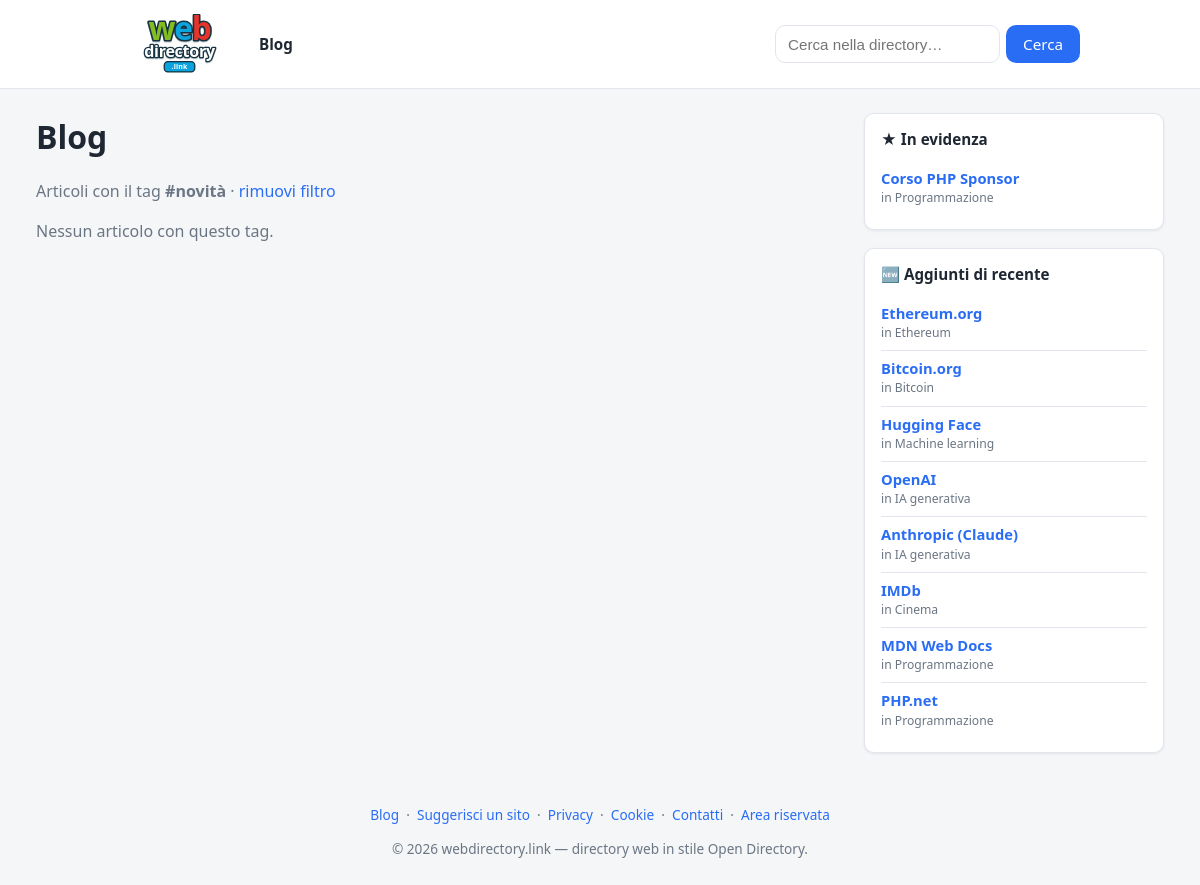
The page /blog?tag=novità on the database as committed earlier.
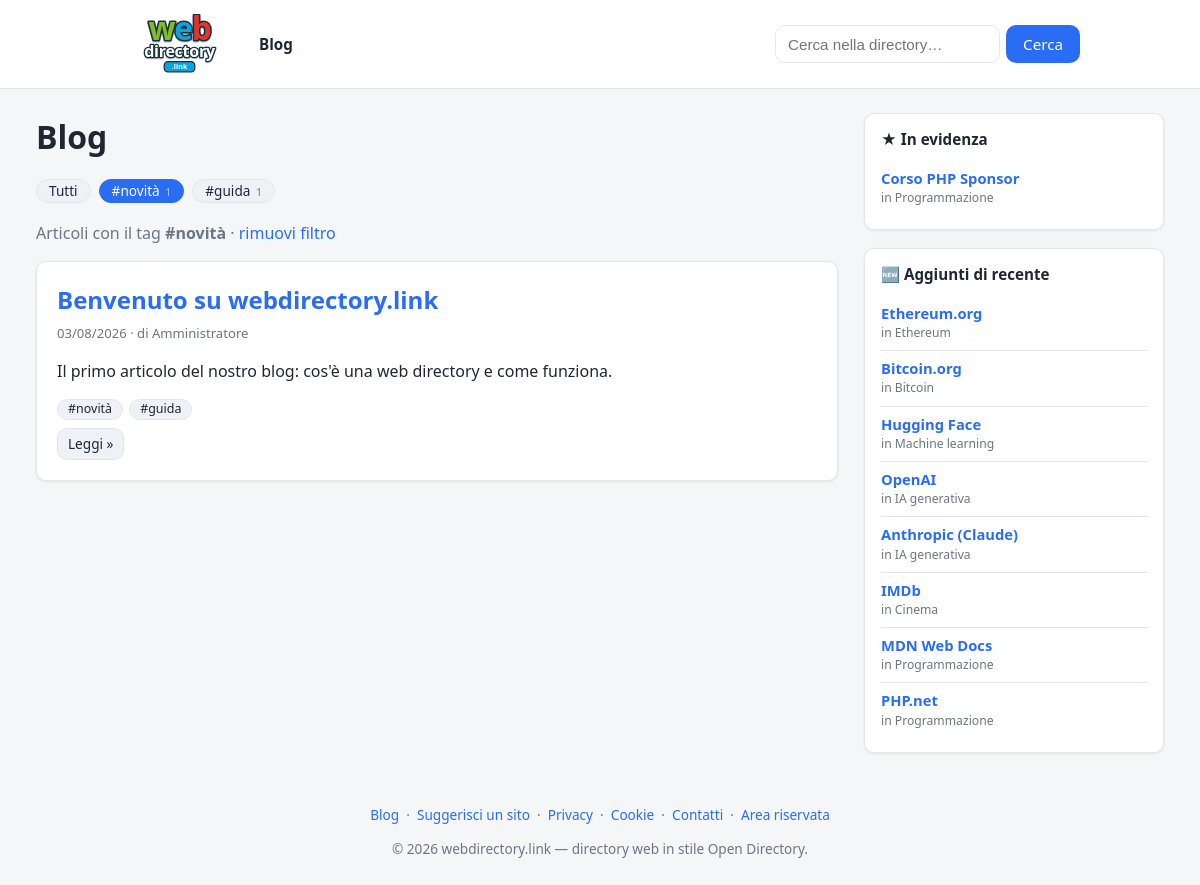
The same page on the database as committed later.
### tables this page shows
CREATE TABLE `links` (
  `id`           INT UNSIGNED NOT NULL AUTO_INCREMENT,
  `category_id`  INT UNSIGNED NOT NULL,
  `title`        VARCHAR(200) NOT NULL,
  `url`          VARCHAR(2048) NOT NULL,
  `description`  TEXT NULL,
  `status`       ENUM('approved','pending') NOT NULL DEFAULT 'approved',
  `submitted_by` VARCHAR(190) NULL,    
  `featured`         TINYINT(1) NOT NULL DEFAULT 0,    
  `featured_position` INT NOT NULL DEFAULT 0,          
  `featured_until`   DATE NULL,                        
  `image_url`    VARCHAR(2048) NULL,                   
  `latitude`     DECIMAL(10,7) NULL,                   
  `longitude`    DECIMAL(10,7) NULL,
  `address`      VARCHAR(255) NULL,                    
  `sort_order`   INT NOT NULL DEFAULT 0,
  `created_at`   DATETIME NOT NULL DEFAULT CURRENT_TIMESTAMP,
  PRIMARY KEY (`id`),
  KEY `idx_links_category` (`category_id`),
  KEY `idx_links_status` (`status`),
  KEY `idx_links_featured` (`featured`,`featured_position`),
  FULLTEXT KEY `ft_links_search` (`title`,`description`),
  CONSTRAINT `fk_links_category` FOREIGN KEY (`category_id`)
      REFERENCES `categories`(`id`) ON DELETE CASCADE
);

CREATE TABLE `categories` (
  `id`          INT UNSIGNED NOT NULL AUTO_INCREMENT,
  `parent_id`   INT UNSIGNED NULL,
  `name`        VARCHAR(160) NOT NULL,
  `slug`        VARCHAR(180) NOT NULL,
  `path`        VARCHAR(2000) NOT NULL DEFAULT '',   
  `description` TEXT NULL,
  `sort_order`  INT NOT NULL DEFAULT 0,
  `created_at`  DATETIME NOT NULL DEFAULT CURRENT_TIMESTAMP,
  PRIMARY KEY (`id`),
  KEY `idx_categories_parent` (`parent_id`),
  KEY `idx_categories_path` (`path`(191)),
  CONSTRAINT `fk_categories_parent` FOREIGN KEY (`parent_id`)
      REFERENCES `categories`(`id`) ON DELETE CASCADE
);

CREATE TABLE `posts` (
  `id`           INT UNSIGNED NOT NULL AUTO_INCREMENT,
  `title`        VARCHAR(200) NOT NULL,
  `slug`         VARCHAR(220) NOT NULL,
  `excerpt`      VARCHAR(500) NULL,
  `body`         MEDIUMTEXT NULL,
  `cover_image`  VARCHAR(500) NULL,
  `tags`         VARCHAR(255) NULL,
  `category_id`  INT UNSIGNED NULL,
  `status`       ENUM('draft','published') NOT NULL DEFAULT 'draft',
  `author`       VARCHAR(120) NULL,
  `published_at` DATETIME NULL,
  `created_at`   DATETIME NOT NULL DEFAULT CURRENT_TIMESTAMP,
  PRIMARY KEY (`id`),
  UNIQUE KEY `uq_posts_slug` (`slug`),
  KEY `idx_posts_status` (`status`,`published_at`),
  KEY `idx_posts_category` (`category_id`),
  CONSTRAINT `fk_posts_category` FOREIGN KEY (`category_id`)
    REFERENCES `categories` (`id`) ON DELETE SET NULL
);

### app/helpers.php (called while the page is built, shortened)
<?php
function e(?string $v): string
{
    return htmlspecialchars((string) $v, ENT_QUOTES | ENT_SUBSTITUTE, 'UTF-8');
}
function url(string $path = ''): string
{
    global $CONFIG;
    $base = rtrim($CONFIG['site']['base_url'] ?? '', '/');
    $path = '/' . ltrim($path, '/');
    return $base . ($path === '/' ? '/' : $path);
}
function view(string $view, array $data = [], string $layout = 'layout'): void
{
    extract($data, EXTR_SKIP);
    require APP_PATH . '/views/' . $view . '.php';
    require APP_PATH . '/views/partials/' . $layout . '.php';
}

### app/controllers/PublicController.php (called while the page is built, shortened)
<?php
class PublicController
{
    public static function blog(): void
    {
        global $CONFIG;
        $perPage = (int) ($CONFIG['per_page'] ?? 20);
        $page = max(1, (int) input('page', '1'));
        $offset = ($page - 1) * $perPage;
        $tag = trim(input('tag'));
        $tag = $tag !== '' ? $tag : null;
        view('public/blog', [
            'title'    => $tag ? 'Blog · #' . $tag : 'Blog',
            'posts'    => Post::published($perPage, $offset, $tag),
            'total'    => Post::publishedCount($tag),
            'page'     => $page,
            'perPage'  => $perPage,
            'tag'      => $tag,
            'tagCloud' => Post::tagCloud(),
        ]);
    }
}

### app/config.php (called while the page is built)
<?php
return [
    'db' => [
        'driver'  => getenv('DB_DRIVER') ?: 'mysql',
        'host'    => getenv('DB_HOST') ?: '127.0.0.1',
        'name'    => getenv('DB_NAME') ?: 'dircms',
        'user'    => getenv('DB_USER') ?: 'root',
        'pass'    => getenv('DB_PASS') ?: '',
        'charset' => 'utf8mb4',
    ],
    'site' => [
        'name'     => 'webdirectory.link',
        'base_url' => '',
        'url'      => getenv('SITE_URL') ?: 'https://webdirectory.link',
        'email'    => 'info@webdirectory.link',
        'owner'    => '',
    ],
    'per_page' => 20,
    'adsense' => [
        'client' => getenv('ADSENSE_CLIENT') ?: '',
        'slot'   => getenv('ADSENSE_SLOT') ?: '',
    ],
    'antispam' => [
        'enabled'  => true,
        'min_secs' => 3,
    ],
    'describe' => [
        'meta_enabled' => true,
        'ai_enabled'   => (bool) (getenv('ANTHROPIC_API_KEY')),
        'ai_api_key'   => getenv('ANTHROPIC_API_KEY') ?: '',
        'ai_model'     => 'claude-haiku-4-5',
    ],
];

### app/Database.php (called while the page is built, shortened)
<?php
class Database
{
    private static ?PDO $pdo = null;
    public static function connect(array $cfg): PDO
    {
        $dsn = sprintf(
            'mysql:host=%s;dbname=%s;charset=%s',
            $cfg['host'],
            $cfg['name'],
            $cfg['charset']
        );
        self::$pdo = new PDO($dsn, $cfg['user'], $cfg['pass'], [
            PDO::ATTR_ERRMODE            => PDO::ERRMODE_EXCEPTION,
            PDO::ATTR_DEFAULT_FETCH_MODE => PDO::FETCH_ASSOC,
            PDO::ATTR_EMULATE_PREPARES   => false,
        ]);
        return self::$pdo;
    }
    public static function pdo(): PDO
    {
        return self::$pdo;
    }
    public static function driver(): string
    {
        return (string) self::pdo()->getAttribute(PDO::ATTR_DRIVER_NAME);
    }
}

### app/models/Link.php (called while the page is built, shortened)
<?php
class Link
{
    public static function db(): PDO
    {
        return Database::pdo();
    }
    public static function expireFeatured(): void
    {
        $st = self::db()->prepare(
            "UPDATE links SET featured = 0
             WHERE featured = 1 AND featured_until IS NOT NULL AND featured_until < ?"
        );
        $st->execute([date('Y-m-d')]);
    }
    public static function topFeatured(int $limit): array
    {
        self::expireFeatured();
        $st = self::db()->prepare(
            "SELECT l.*, c.name AS category_name, c.path AS category_path
             FROM links l JOIN categories c ON c.id = l.category_id
             WHERE l.featured = 1 AND l.status = 'approved'
             ORDER BY l.featured_position ASC, l.created_at DESC
             LIMIT ?"
        );
        $st->bindValue(1, $limit, PDO::PARAM_INT);
        $st->execute();
        return $st->fetchAll();
    }
    public static function recent(int $limit): array
    {
        $st = self::db()->prepare(
            "SELECT l.*, c.name AS category_name, c.path AS category_path
             FROM links l JOIN categories c ON c.id = l.category_id
             WHERE l.status = 'approved'
             ORDER BY l.created_at DESC, l.id DESC
             LIMIT ?"
        );
        $st->bindValue(1, $limit, PDO::PARAM_INT);
        $st->execute();
        return $st->fetchAll();
    }
}

### app/models/Post.php (called while the page is built, shortened)
<?php
class Post
{
    public static function db(): PDO
    {
        return Database::pdo();
    }
    public static function published(int $limit, int $offset, ?string $tag = null): array
    {
        $sql = "SELECT p.*, c.name AS category_name, c.path AS category_path
                FROM posts p LEFT JOIN categories c ON c.id = p.category_id
                WHERE p.status = 'published'";
        $params = [];
        if ($tag !== null && $tag !== '') {
            $sql .= " AND (',' || REPLACE(LOWER(p.tags), ', ', ',') || ',') LIKE ?";
            $params[] = '%,' . strtolower(trim($tag)) . ',%';
        }
        $sql .= ' ORDER BY p.published_at DESC, p.id DESC LIMIT ? OFFSET ?';
        $st = self::db()->prepare(self::concatSql($sql));
        $i = 1;
        foreach ($params as $p) {
            $st->bindValue($i++, $p);
        }
        $st->bindValue($i++, $limit, PDO::PARAM_INT);
        $st->bindValue($i++, $offset, PDO::PARAM_INT);
        $st->execute();
        return $st->fetchAll();
    }
    private static function concatSql(string $sql): string
    {
        if (Database::driver() === 'mysql') {
            $sql = str_replace(
                "(',' || REPLACE(LOWER(p.tags), ', ', ',') || ',')",
                "CONCAT(',', REPLACE(LOWER(p.tags), ', ', ','), ',')",
                $sql
            );
        }
        return $sql;
    }
    public static function tagCloud(): array
    {
        $rows = self::db()->query(
            "SELECT tags FROM posts WHERE status = 'published' AND tags IS NOT NULL AND tags <> ''"
        )->fetchAll();
        $counts = [];
        foreach ($rows as $r) {
            foreach (self::splitTags($r['tags']) as $t) {
                $key = mb_strtolower($t);
                if (!isset($counts[$key])) {
                    $counts[$key] = ['tag' => $t, 'count' => 0];
                }
                $counts[$key]['count']++;
            }
        }
        uasort($counts, fn($a, $b) => $b['count'] <=> $a['count']);
        return array_values($counts);
    }
    public static function splitTags(?string $tags): array
    {
        $parts = array_map('trim', explode(',', $tags));
        return array_values(array_filter($parts, fn($t) => $t !== ''));
    }
}

### app/views/public/blog.php (the view, shortened to what the rows shown need)
<div class="page-head">
  <h1 style="margin:0">Blog</h1>
</div>
<?php if (!empty($tagCloud)): ?>
  <div class="tag-cloud">
    <a class="tag-chip<?= $tag === null ? ' active' : '' ?>" href="<?= e(url('/blog')) ?>">Tutti</a>
    <?php foreach ($tagCloud as $tc): ?>
      <a class="tag-chip<?= ($tag !== null && mb_strtolower($tag) === mb_strtolower($tc['tag'])) ? ' active' : '' ?>"
         href="<?= e(url('/blog') . '?tag=' . rawurlencode($tc['tag'])) ?>">
        #<?= e($tc['tag']) ?> <span class="tc-n"><?= (int) $tc['count'] ?></span>
      </a>
    <?php endforeach; ?>
  </div>
<?php endif; ?>
<?php if ($tag !== null): ?>
  <p class="muted">Articoli con il tag <strong>#<?= e($tag) ?></strong>
    · <a href="<?= e(url('/blog')) ?>">rimuovi filtro</a></p>
<?php endif; ?>
<?php if (!$posts): ?>
  <p class="muted"><?= $tag !== null ? 'Nessun articolo con questo tag.' : 'Nessun articolo pubblicato al momento.' ?></p>
<?php else: ?>
  <?php foreach ($posts as $p): ?>
    <div class="panel post-card">
      <div class="post-card-body">
        <h2 style="margin:0 0 6px">
          <a href="<?= e(url('/blog/' . $p['slug'])) ?>"><?= e($p['title']) ?></a>
        </h2>
        <div class="muted" style="font-size:.82rem; margin-bottom:8px">
          <?= e(date('d/m/Y', strtotime((string)($p['published_at'] ?? $p['created_at'])))) ?>
          <?php if (!empty($p['author'])): ?> · di <?= e($p['author']) ?><?php endif; ?>
        </div>
        <?php if (!empty($p['excerpt'])): ?>
          <p><?= e($p['excerpt']) ?></p>
        <?php endif; ?>
        <?php $ptags = Post::splitTags($p['tags'] ?? null); ?>
        <?php if ($ptags): ?>
          <div class="post-tags">
            <?php foreach ($ptags as $t): ?>
              <a class="tag-chip small" href="<?= e(url('/blog') . '?tag=' . rawurlencode($t)) ?>">#<?= e($t) ?></a>
            <?php endforeach; ?>
          </div>
        <?php endif; ?>
        <a class="btn small secondary" href="<?= e(url('/blog/' . $p['slug'])) ?>">Leggi »</a>
      </div>
    </div>
  <?php endforeach; ?>
<?php endif; ?>

### public/index.php (shortened to what the rows shown need)
<?php
$configFile = APP_PATH . '/config.php';
$CONFIG = require $configFile;
require APP_PATH . '/Database.php';
require APP_PATH . '/helpers.php';
require APP_PATH . '/models/Link.php';
require APP_PATH . '/models/Post.php';
require APP_PATH . '/controllers/PublicController.php';
$uri = parse_url($_SERVER['REQUEST_URI'] ?? '/', PHP_URL_PATH) ?? '/';
$uri = '/' . trim(rawurldecode($uri), '/');
$method = $_SERVER['REQUEST_METHOD'] ?? 'GET';
foreach ($routes as [$rMethod, $pattern, $handler]) {
    if ($rMethod === $method && preg_match($pattern, $uri, $m)) {
        array_shift($m);
        $handler(...$m);
        exit;
    }
}

### app/views/partials/sidebar.php (shortened to what the rows shown need)
<?php
$topLinks    = Link::topFeatured(5);
$recentLinks = Link::recent(8);
?>
<aside class="sidebar">
  <div class="side-box">
    <h3 class="side-title">★ In evidenza</h3>
    <?php if ($topLinks): ?>
      <ul class="side-list">
        <?php foreach ($topLinks as $l): ?>
          <li>
            <a class="side-link" href="<?= e($l['url']) ?>" target="_blank" rel="nofollow noopener sponsored"><?= e($l['title']) ?></a>
            <span class="side-cat">in <a href="<?= e(url($l['category_path'])) ?>"><?= e($l['category_name']) ?></a></span>
          </li>
        <?php endforeach; ?>
      </ul>
    <?php endif; ?>
  </div>
  <div class="side-box">
    <h3 class="side-title">🆕 Aggiunti di recente</h3>
    <?php if ($recentLinks): ?>
      <ul class="side-list">
        <?php foreach ($recentLinks as $l): ?>
          <li>
            <a class="side-link" href="<?= e($l['url']) ?>" target="_blank" rel="nofollow noopener"><?= e($l['title']) ?></a>
            <span class="side-cat">in <a href="<?= e(url($l['category_path'])) ?>"><?= e($l['category_name']) ?></a></span>
          </li>
        <?php endforeach; ?>
      </ul>
    <?php else: ?>
      <p class="side-empty">Ancora nessun sito. <a href="<?= e(url('/suggest')) ?>">Suggeriscine uno</a>.</p>
    <?php endif; ?>
  </div>
</aside>

Rows that differ between the two databases and show on the page:
now on this page (row edited): posts: title "Benvenuto su webdirectory.link", published_at "03/08/2026", author "Amministratore", excerpt "Il primo articolo del nostro blog: cos'è una web directory e come funziona.", t "novità", t "guida"
Other text that changed with them:
list line gone: "Nessun articolo con questo tag."
new list line: "Tutti # novità 1 # guida 1"
